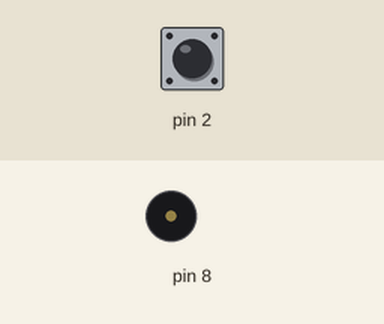
Simulated run of this sketch. Board: Arduino Uno, built with avr-gcc and run on an emulated ATmega328P. Shown: buzzer (waves = sounding). The test bench sets the inputs (shaded band); at power-on: pin 2 HIGH.

Above: at 1.2 s.
1.3 s: pin 2 pulled LOW for 0.15 s
At 1.37 s:
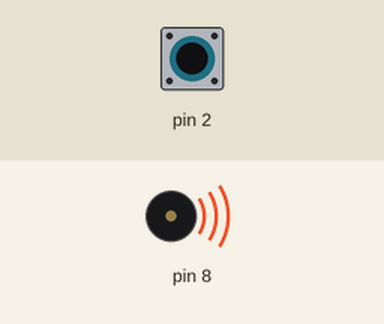
2.9 s: pin 2 pulled LOW for 3.2 s
At 7.3 s:
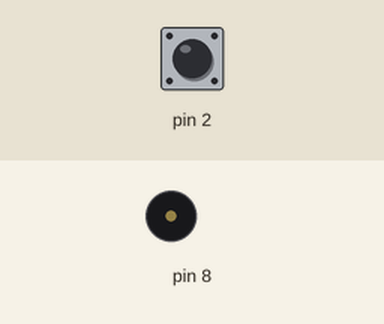
Timing chart, 0 to 8.8 s (numbered marks = the images above; inputs shaded):
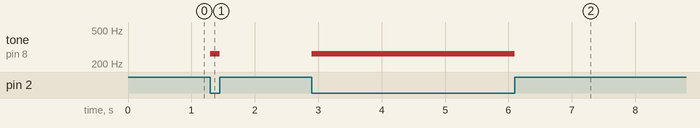

Measured:
- after the input at 1.3 s, tone on pin 8: silent → 262 Hz at once, → silent 0.15 s later
- after the input at 2.9 s, tone on pin 8: silent → 262 Hz at once, → silent 3.2 s later

The sketch:

sketch.ino
```cpp
void setup() {
  pinMode(8, OUTPUT);
  pinMode(2, INPUT_PULLUP);

}

void loop() {
  int buttonState = digitalRead(2);
  if (buttonState == LOW) {tone(8, 262);
  } else {
    noTone(8);
  }

}
```
